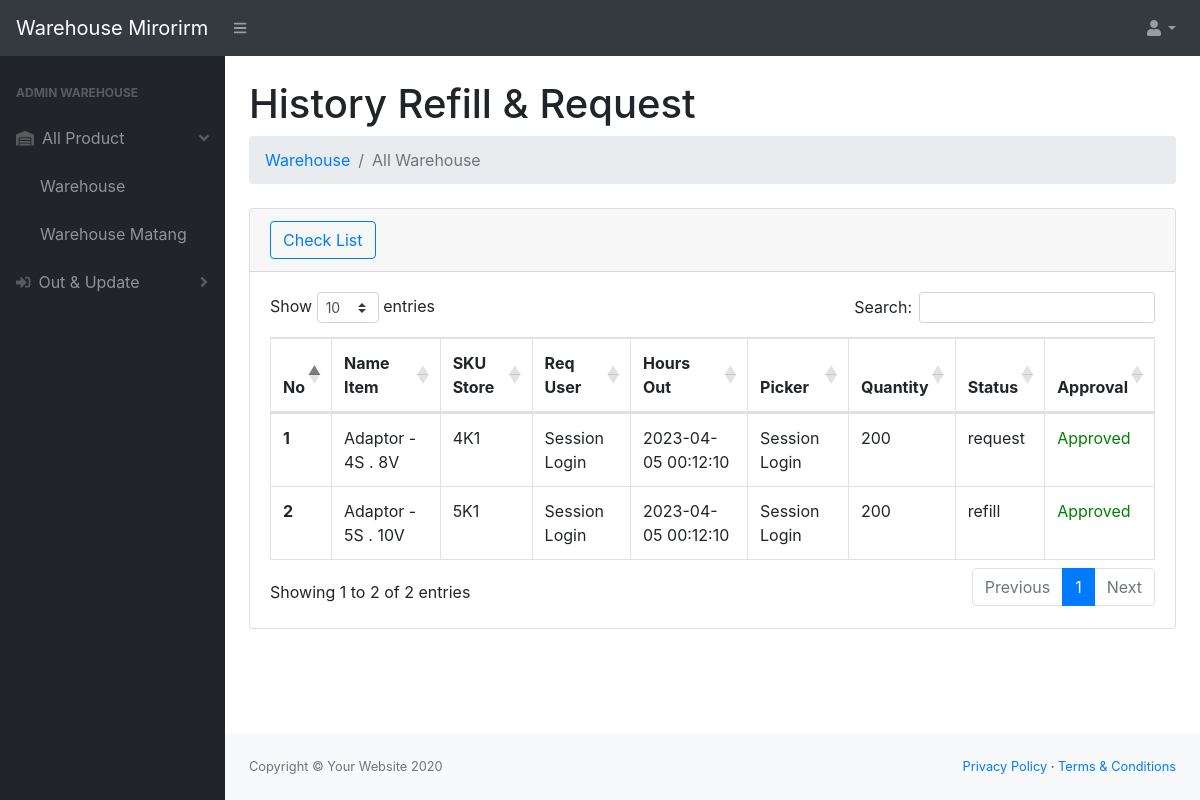
The page /gudang/index.php?url=exititem on the database its author committed.
### tables this page shows
CREATE TABLE `request_id` (
  `id_request` int(11) NOT NULL,
  `id_toko` int(11) NOT NULL,
  `id_gudang` int(11) NOT NULL,
  `quantity_req` int(11) NOT NULL,
  `quantity_count` int(11) NOT NULL,
  `type_req` varchar(200) NOT NULL,
  `status_req` varchar(200) NOT NULL,
  `picker` varchar(200) NOT NULL,
  `date` datetime NOT NULL DEFAULT current_timestamp(),
  `requester` varchar(200) NOT NULL
);

CREATE TABLE `product_id` (
  `id_product` int(11) NOT NULL,
  `image` mediumtext NOT NULL,
  `nama` varchar(200) NOT NULL,
  `jenis` varchar(200) NOT NULL
);

CREATE TABLE `toko_id` (
  `id_toko` int(11) NOT NULL,
  `sku_toko` varchar(200) NOT NULL DEFAULT '-',
  `id_product` int(11) NOT NULL,
  `quantity_toko` int(11) NOT NULL
);

### gudang/exititem.php (the view, shortened to what this page needs)
  <link href="https://cdnjs.cloudflare.com/ajax/libs/select2/4.0.10/css/select2.min.css" rel="stylesheet" />
<div class="container-fluid">
    <h1 class="mt-4">History Refill & Request</h1>
    <ol class="breadcrumb mb-4">
        <li class="breadcrumb-item"><a href="index.php?url=gudang">Warehouse</a></li>
        <li class="breadcrumb-item active">All Warehouse</li>
    </ol>
    <div class="card mb-4">
        <div class="card-header">
            <a type="button" data-bs-toggle="modal" data-bs-target="#smallModalceklist" class="btn btn-outline-primary">Check List</a>
        </div>
        <div class="card-body">
            <div class="table-responsive">
                <table class="table table-hover table-bordered" id="dataTable" width="100%" cellspacing="0">
                    <thead>
                        <tr>
                            <th>No</th>
                            <th>Name Item</th>
                            <th>SKU Store</th>
                            <th>Req User</th>
                            <th>Hours Out</th>
                            <th>Picker</th>
                            <th>Quantity</th>
                            <th>Status</th>
                            <th>Approval</th>
                        </tr>
                    </thead>
                    <tbody>
                        <?php
                        $select = mysqli_query($conn, "SELECT * FROM request_id, toko_id, product_id WHERE request_id.id_toko=toko_id.id_toko AND toko_id.id_product=product_id.id_product");
                        $i = 1;
                        while ($data = mysqli_fetch_array($select)) {
                            $stat = $data['status_req'];
                        ?>
                            <tr>
                                <th><?= $i++; ?></th>
                                <td><?= $data['nama']; ?></td>
                                <td class="text-uppercase"><?= $data['sku_toko']; ?></td>
                                <td>Session Login</td>
                                <td><?= $data['date']; ?></td>
                                <td>Session Login</td>
                                <td><?= $data['quantity_req']; ?></td>
                                <td><?= $data['type_req']; ?></td>
                                <?php
                                if ($stat == 'Approved') {
                                    echo "<td style='color: green;'>$stat</td>";
                                } elseif ($stat == 'unprocessed') {
                                    echo "<td style='color: red;'>$stat</td>";
                                } else {
                                    echo "<td style='color: orange;'>$stat</td>";
                                }
                                ?>
                            </tr>
                        <?php
                        }
                        ?>
                    </tbody>
                </table>
            </div>
        </div>
    </div>
</div>

### rows shown on the page
request_id: product_id.nama "Adaptor - 4S . 8V", id_toko.sku_toko "4K1", date "2023-04-05 00:12:10", quantity_req "200", type_req "request", status_req "Approved"
request_id: product_id.nama "Adaptor - 5S . 10V", id_toko.sku_toko "5K1", date "2023-04-05 00:12:10", quantity_req "200", type_req "refill", status_req "Approved"
